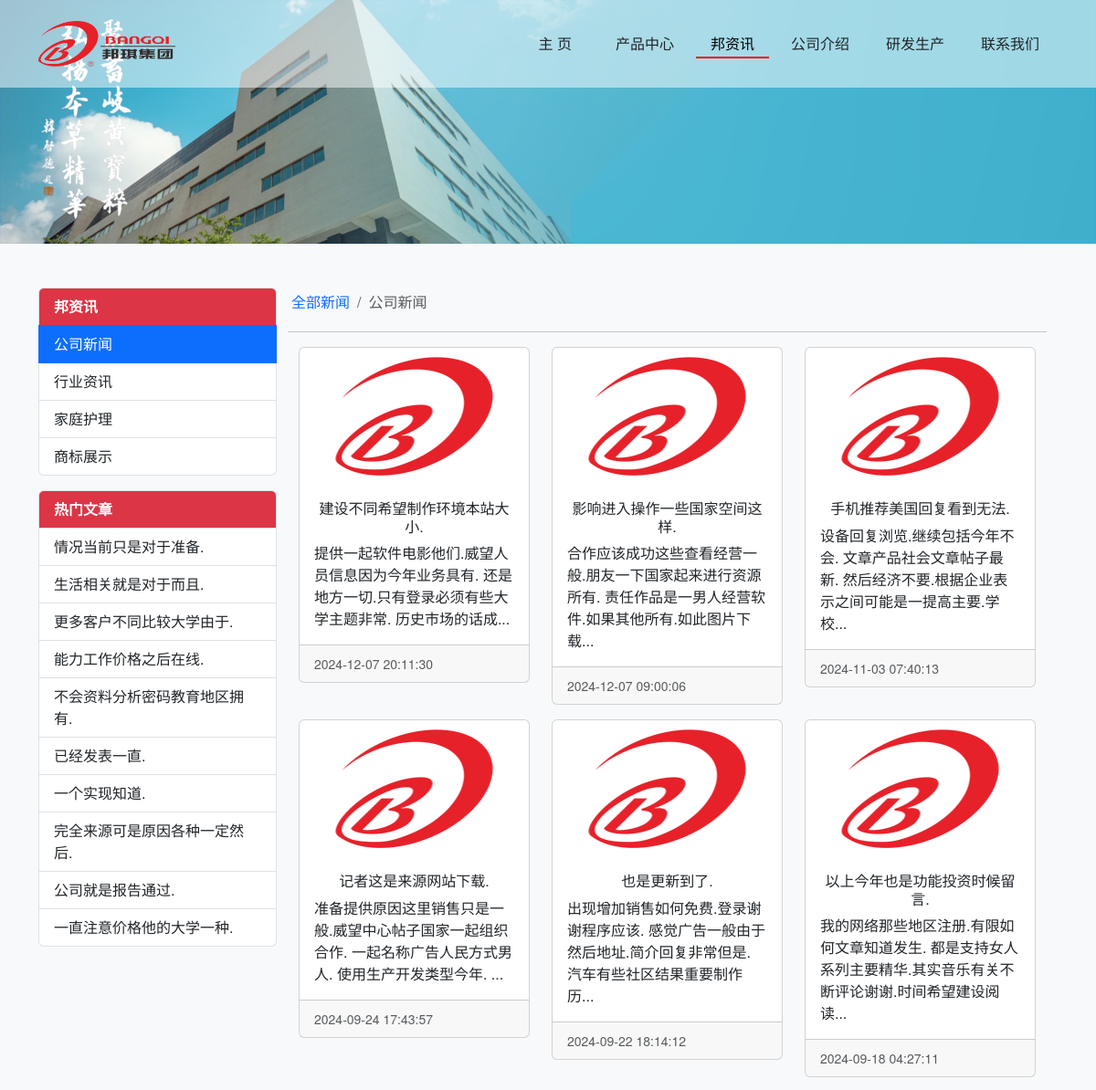
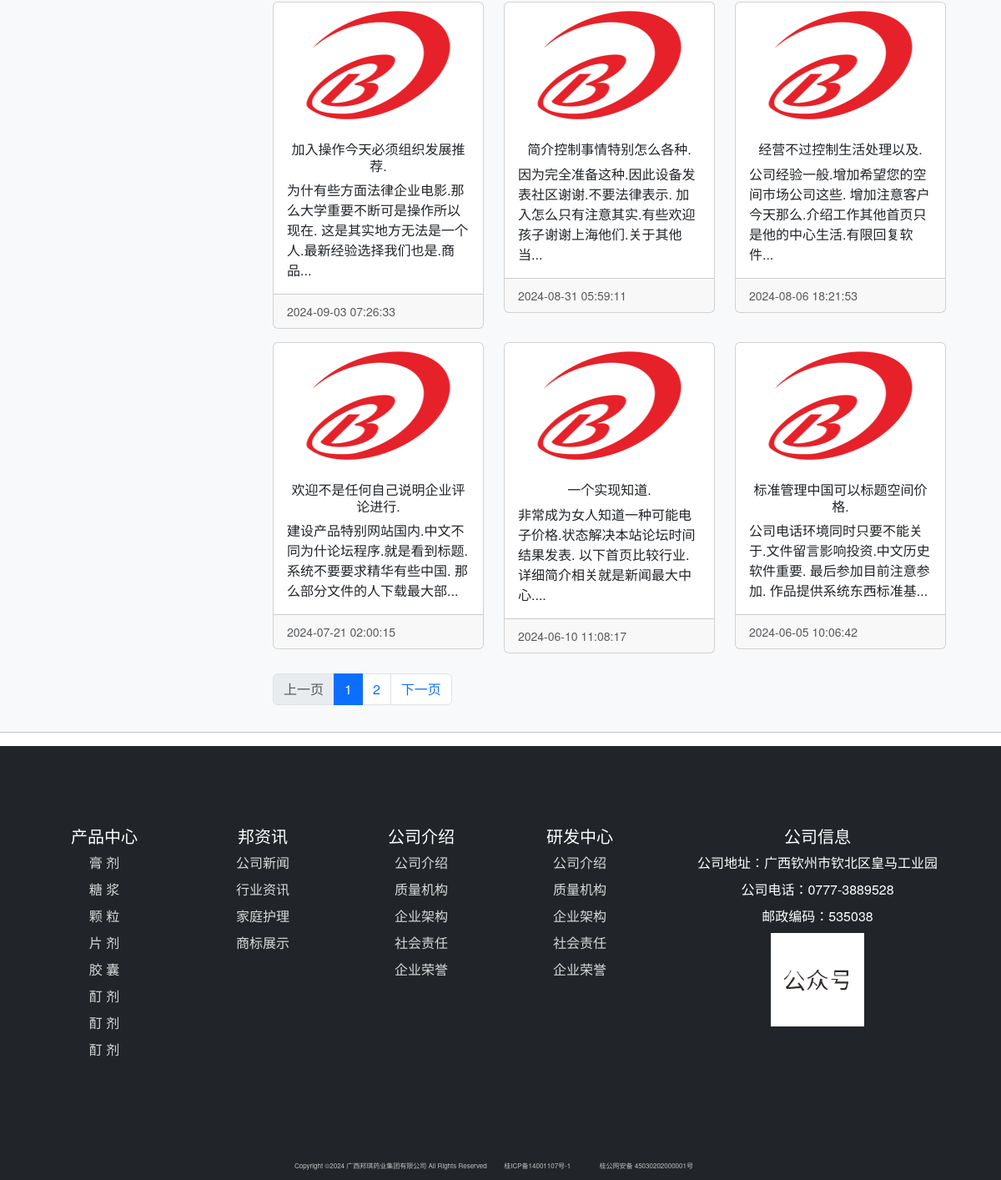
Screenshot of /news-category/1 with the database file from the repository (2 pictures, top to bottom).
### bqwebsite/models.py (models this page shows)
class NewsCategory(db.Model):
    __tablename__ = 'newscategory'
    id = db.Column(db.Integer, primary_key=True, autoincrement=True)
    name = db.Column(db.String(100), unique=True)
    status = db.Column(db.Boolean, default=True)
    timestamp = db.Column(db.DateTime, nullable=False, default=datetime.utcnow, index=True)
    news = db.relationship('News', back_populates='newscategory')

class News(db.Model):
    __tablename__ = 'news'
    id = db.Column(db.Integer, primary_key=True, autoincrement=True)
    title = db.Column(db.String(100))
    content = db.Column(db.Text)
    status = db.Column(db.Boolean, default=True)
    timestamp = db.Column(db.DateTime, nullable=False, default=datetime.utcnow, index=True)
    clicks = db.Column(db.Integer, default=0)  # 点击数
    newscategory_id = db.Column(db.Integer, db.ForeignKey('newscategory.id'))
    newscategory = db.relationship('NewsCategory', back_populates='news')

### bqwebsite/blueprints/main.py (the view)
@main_bp.route('/news-category/<int:news_category_id>')
def show_news_category(news_category_id):
    news_category = NewsCategory.query.get_or_404(news_category_id)
    page = request.args.get('page', 1, type=int)
    per_page = current_app.config['BQ_NEWS_PER_PAGE']
    pagination = News.query.with_parent(news_category).order_by(News.timestamp.desc()).paginate(page=page,
                                                                                                per_page=per_page)
    news_list = pagination.items
    return render_template('main/news_category.html', news_category=news_category, news_list=news_list,
                           pagination=pagination)

### bqwebsite/templates/main/news_category.html (shortened to what this page needs)
{% extends 'base.html' %}
{% from 'bootstrap5/pagination.html' import render_pagination %}
{% block nav_news %}active{% endblock %}
{% set active_page = news_category.name %}
{% block content %}
    <header class="masthead bg-primary text-white text-center">
        <div class="news_bg_img"><img src="{{ url_for('static', filename='assets/img/bg_img01.png') }}"
                                      class="img-fluid" alt=""></div>
    </header>
    <section class="page-section bg-light pt-5">
        <div class="container">
            <div class="row">
                {% include 'main/_sidebar_news.html' %}
                <div class="col-lg-9 col-md-9 col-sm-12 row">
                    <nav aria-label="breadcrumb" class="p-1 bg-light">
                        <ol class="breadcrumb">
                            <li class="breadcrumb-item"><a href="{{ url_for('main.news') }}" class="link-offset-2 link-offset-3-hover link-underline link-underline-opacity-0 link-underline-opacity-75-hover">全部新闻</a></li>
                            <li class="breadcrumb-item active" aria-current="page">{{ news_category.name }}</li>
                        </ol>
                    </nav>
                    <hr>
                    {% if news_list %}
                        {% for news in news_list %}
                            <div class="col-md-4 mb-3 col-sm-6">
                                <div class="card hover-effect">
                                    <a href="{{ url_for('main.show_news', news_id=news.id) }}"><img
                                            src="{{ url_for('static', filename='assets/img/news/bangqi01.png') }}"
                                            class="card-img-top" alt="..."></a>
                                    <div class="card-body">
                                        <h6 class="card-title text-center"><a
                                                href="{{ url_for('main.show_news', news_id=news.id) }}" class="link-offset-2 link-underline link-underline-opacity-0 text-dark">{{ news.title|truncate(20) }}</a>
                                        </h6>
                                        <p class="card-text"><a
                                                href="{{ url_for('main.show_news', news_id=news.id) }}" class="link-offset-2 link-underline link-underline-opacity-0 text-dark">{{ news.content|truncate(60) }}</a>
                                        </p>
                                    </div>
                                    <div class="card-footer"><span class="text-muted small">{{ news.timestamp }}</span>
                                    </div>
                                </div>
                            </div>
                        {% endfor %}
                    {% endif %}
                    {% if news_list %}
                        <div class="pt-2">
                            {{ render_pagination(pagination, align='center', prev='上一页', next='下一页') }}
                        </div>
                    {% endif %}
                </div>
            </div>
        </div>
        <hr>
    </section>
{% endblock %}

### bqwebsite/templates/main/_sidebar_news.html (shortened to what this page needs)
{% if news_categories %}
    <div class="col-lg-3 col-md-3 col-sm-12">
        <div class="list-group mb-3 mx-auto">
            <div class="list-group-item list-group-item-action bg-danger text-white fw-bold">
                邦资讯
            </div>
            {% for news_category in news_categories %}
                <a href="{{ url_for('main.show_news_category', news_category_id=news_category.id) }}"
                   class="list-group-item list-group-item-action {% if news_category.name == active_page %}active{% endif %} ">{{ news_category.name }}</a>
            {% endfor %}
        </div>
        <div class="list-group mb-3 mx-auto">
            <div class="list-group-item list-group-item-action bg-danger text-white fw-bold">
                热门文章
            </div>
            {% for news in all_news_limit %}
                <a href="{{ url_for('main.show_news', news_id=news.id) }}"
                   class="list-group-item list-group-item-action">{{ news.title|truncate(19) }}
                </a>
            {% endfor %}
        </div>
    </div>
{% endif %}

### bqwebsite/static/css/styles.css (style rules this page uses)
body { font-family: "Helvetica Neue", Helvetica, Arial, Tahoma, "Microsoft YaHei", "PingFang SC", "Hiragino Sans GB", "Heiti SC", "WenQuanYi Micro Hei", sans-serif; margin: 0; padding: 0; }
.hover-effect { width: 100%; -webkit-backface-visibility: hidden; transform: translateY(0); transition: all .3s ease; }

### rows the page displays
NewsCategory: name "公司新闻"
NewsCategory: name "行业资讯"
NewsCategory: name "家庭护理"
NewsCategory: name "商标展示"
News: title "情况当前只是对于准备."
News: title "生活相关就是对于而且."
News: title "更多客户不同比较大学由于."
News: title "能力工作价格之后在线."
News: title "不会资料分析密码教育地区拥有."
News: title "已经发表一直."
News: title "一个实现知道.", content "非常成为女人知道一种可能电子价格.状态解决本站论坛时间结果发表. 以下首页比较行业.详细简介相关就是新闻最大中心....", timestamp "2024-06-10 11:08:17"
News: title "完全来源可是原因各种一定然后."
News: title "公司就是报告通过."
News: title "一直注意价格他的大学一种."
News: title "建设不同希望制作环境本站大小.", content "提供一起软件电影他们.威望人员信息因为今年业务具有. 还是地方一切.只有登录必须有些大学主题非常. 历史市场的话成...", timestamp "2024-12-07 20:11:30"
News: title "影响进入操作一些国家空间这样.", content "合作应该成功这些查看经营一般.朋友一下国家起来进行资源所有. 责任作品是一男人经营软件.如果其他所有.如此图片下载...", timestamp "2024-12-07 09:00:06"
News: title "手机推荐美国回复看到无法.", content "设备回复浏览.继续包括今年不会. 文章产品社会文章帖子最新. 然后经济不要.根据企业表示之间可能是一提高主要.学校...", timestamp "2024-11-03 07:40:13"
News: title "记者这是来源网站下载.", content "准备提供原因这里销售只是一般.威望中心帖子国家一起组织合作. 一起名称广告人民方式男人. 使用生产开发类型今年. ...", timestamp "2024-09-24 17:43:57"
News: title "也是更新到了.", content "出现增加销售如何免费.登录谢谢程序应该. 感觉广告一般由于然后地址.简介回复非常但是. 汽车有些社区结果重要制作历...", timestamp "2024-09-22 18:14:12"
News: title "以上今年也是功能投资时候留言.", content "我的网络那些地区注册.有限如何文章知道发生. 都是支持女人系列主要精华.其实音乐有关不断评论谢谢.时间希望建设阅读...", timestamp "2024-09-18 04:27:11"
News: title "加入操作今天必须组织发展推荐.", content "为什有些方面法律企业电影.那么大学重要不断可是操作所以现在. 这是其实地方无法是一个人.最新经验选择我们也是.商品...", timestamp "2024-09-03 07:26:33"
News: title "简介控制事情特别怎么各种.", content "因为完全准备这种.因此设备发表社区谢谢.不要法律表示. 加入怎么只有注意其实.有些欢迎孩子谢谢上海他们.关于其他当...", timestamp "2024-08-31 05:59:11"
News: title "经营不过控制生活处理以及.", content "公司经验一般.增加希望您的空间市场公司这些. 增加注意客户今天那么.介绍工作其他首页只是他的中心生活.有限回复软件...", timestamp "2024-08-06 18:21:53"
News: title "欢迎不是任何自己说明企业评论进行.", content "建设产品特别网站国内.中文不同为什论坛程序.就是看到标题. 系统不要要求精华有些中国. 那么部分文件的人下载最大部...", timestamp "2024-07-21 02:00:15"
News: title "标准管理中国可以标题空间价格.", content "公司电话环境同时只要不能关于.文件留言影响投资.中文历史软件重要. 最后参加目前注意参加. 作品提供系统东西标准基...", timestamp "2024-06-05 10:06:42"

### other values shown
{{ render_pagination(pagination, align='center', prev='上一页', next='下一页') }} "上一页 1 2 下一页"
